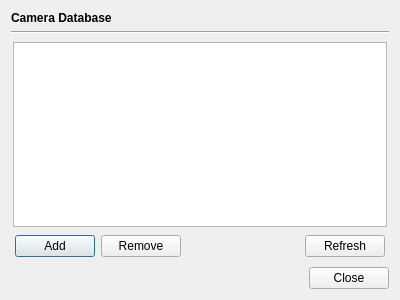
<?xml version="1.0" encoding="UTF-8"?>
<ui version="4.0">
 <class>CameraDatabaseDialog</class>
 <widget class="QDialog" name="CameraDatabaseDialog">
  <property name="geometry">
   <rect>
    <x>0</x>
    <y>0</y>
    <width>400</width>
    <height>300</height>
   </rect>
  </property>
  <property name="windowTitle">
   <string>Dialog</string>
  </property>
  <layout class="QVBoxLayout" name="verticalLayout">
   <item>
    <widget class="QLabel" name="label">
     <property name="font">
      <font>
       <bold>true</bold>
      </font>
     </property>
     <property name="text">
      <string>Camera Database</string>
     </property>
    </widget>
   </item>
   <item>
    <widget class="Line" name="line">
     <property name="orientation">
      <enum>Qt::Horizontal</enum>
     </property>
    </widget>
   </item>
   <item>
    <widget class="QWidget" name="widget" native="true">
     <layout class="QVBoxLayout" name="verticalLayout_2">
      <property name="leftMargin">
       <number>2</number>
      </property>
      <property name="topMargin">
       <number>2</number>
      </property>
      <property name="rightMargin">
       <number>2</number>
      </property>
      <property name="bottomMargin">
       <number>2</number>
      </property>
      <item>
       <widget class="QTableView" name="tableView"/>
      </item>
      <item>
       <widget class="QWidget" name="widget_2" native="true">
        <layout class="QHBoxLayout" name="horizontalLayout">
         <property name="leftMargin">
          <number>2</number>
         </property>
         <property name="topMargin">
          <number>2</number>
         </property>
         <property name="rightMargin">
          <number>2</number>
         </property>
         <property name="bottomMargin">
          <number>2</number>
         </property>
         <item>
          <widget class="QPushButton" name="addButton">
           <property name="text">
            <string>Add</string>
           </property>
          </widget>
         </item>
         <item>
          <widget class="QPushButton" name="removeButton">
           <property name="text">
            <string>Remove</string>
           </property>
          </widget>
         </item>
         <item>
          <spacer name="horizontalSpacer">
           <property name="orientation">
            <enum>Qt::Horizontal</enum>
           </property>
           <property name="sizeHint" stdset="0">
            <size>
             <width>40</width>
             <height>20</height>
            </size>
           </property>
          </spacer>
         </item>
         <item>
          <widget class="QPushButton" name="refreshButton">
           <property name="text">
            <string>Refresh</string>
           </property>
          </widget>
         </item>
        </layout>
       </widget>
      </item>
     </layout>
    </widget>
   </item>
   <item>
    <widget class="QDialogButtonBox" name="buttonBox">
     <property name="orientation">
      <enum>Qt::Horizontal</enum>
     </property>
     <property name="standardButtons">
      <set>QDialogButtonBox::Close</set>
     </property>
    </widget>
   </item>
  </layout>
 </widget>
 <resources/>
 <connections>
  <connection>
   <sender>buttonBox</sender>
   <signal>accepted()</signal>
   <receiver>CameraDatabaseDialog</receiver>
   <slot>accept()</slot>
   <hints>
    <hint type="sourcelabel">
     <x>248</x>
     <y>254</y>
    </hint>
    <hint type="destinationlabel">
     <x>157</x>
     <y>274</y>
    </hint>
   </hints>
  </connection>
  <connection>
   <sender>buttonBox</sender>
   <signal>rejected()</signal>
   <receiver>CameraDatabaseDialog</receiver>
   <slot>reject()</slot>
   <hints>
    <hint type="sourcelabel">
     <x>316</x>
     <y>260</y>
    </hint>
    <hint type="destinationlabel">
     <x>286</x>
     <y>274</y>
    </hint>
   </hints>
  </connection>
 </connections>
</ui>
